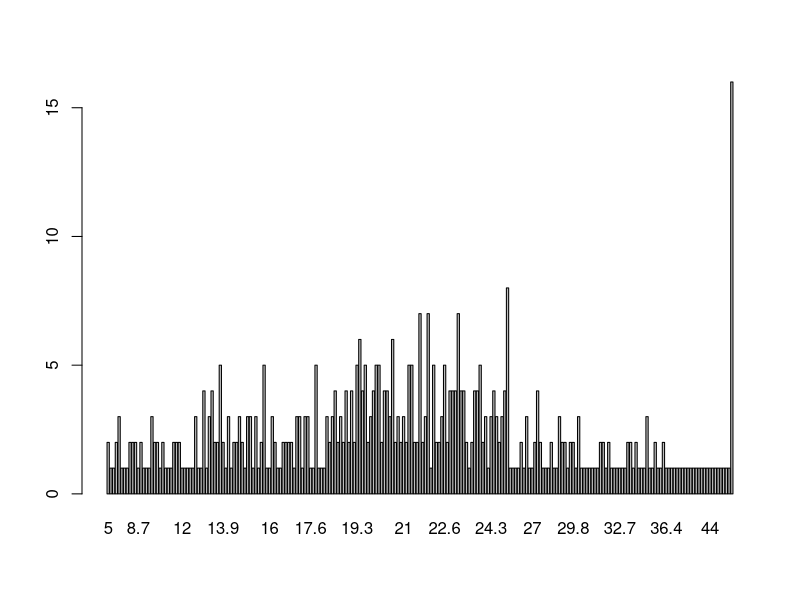

The R source for this figure:
## ---- chunk 1
library(MASS)
data(Boston)
head(Boston)

## ---- chunk 2
table(Boston$medv)
## ---- chunk 3
barplot(table(Boston$medv))
## ---- chunk 4
MEDV50=subset(Boston,Boston$medv==50)
#比較富裕區與一般波士頓區域的差距

library(knitr)
colMeans(Boston)
colMeans(MEDV50)
## ---- chunk 5
rbind(colMeans(Boston),colMeans(MEDV50))
## ---- chunk 6
str(Boston)
## ---- chunk 7
x <- c("F","M","F","F")
x
x <- factor(c("F","M","F","F"), levels=c("F","M"))
x
x <- factor(c("F","M","F","F"), levels=c("F"))
levels(x)
as.integer(x)
## ---- chunk 8
Month1=c(1,2,3,4,5,6,7,8,9,10,11,12)
length(Month1)
Month2=1:12
length(Month2)

1:2 + 1:3
## ---- chunk 9
x <- c(1L, 2.0, "3")
class(x)
x
## ---- chunk 10
x<-list(1L,2,"3")
## ---- chunk 11
x<-list(1L,2,"3",mean)
